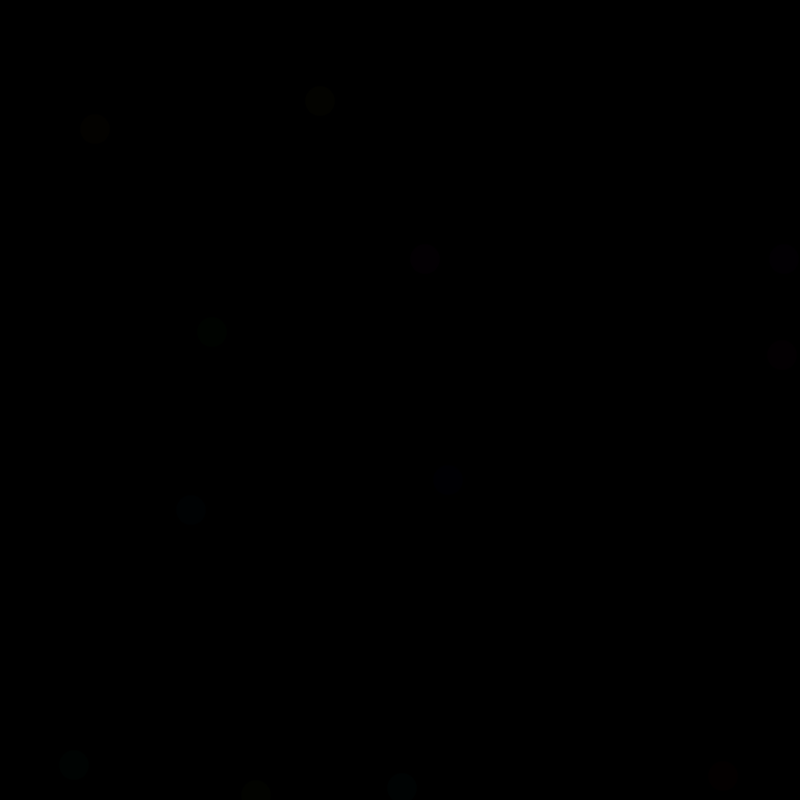
Frame 1 (no input)
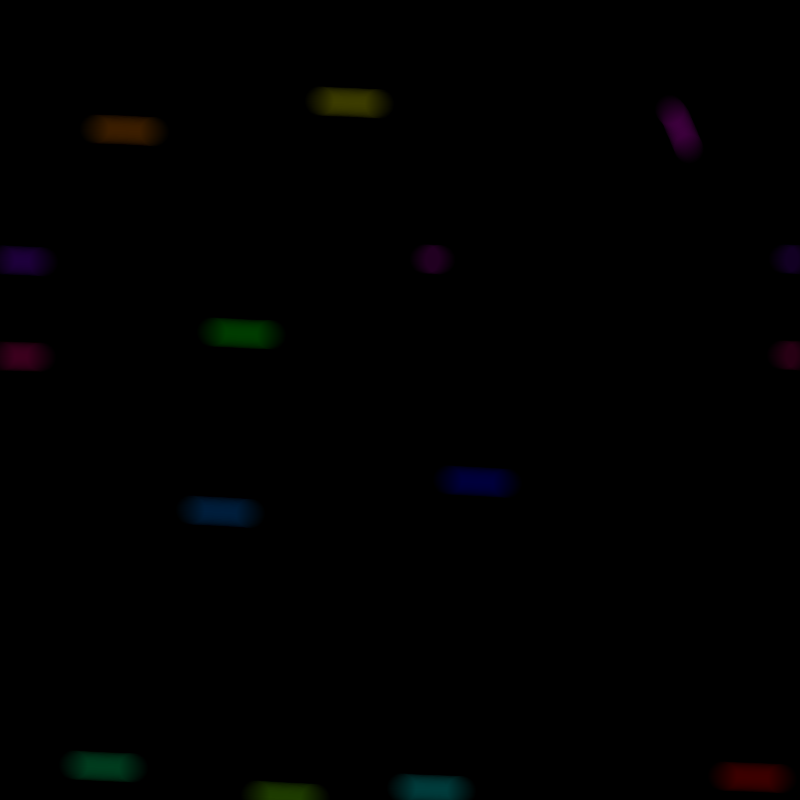
Frame 60 (no input)
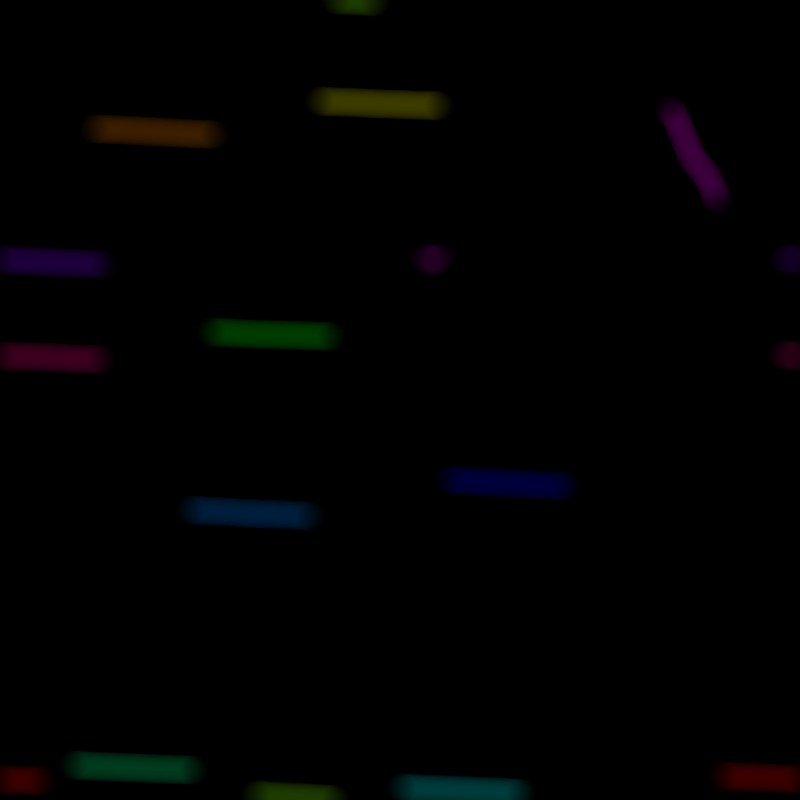
Frame 120 (the mouse pressed at the canvas centre since frame 60)

The p5.js sketch that drew these frames (run headless with seeded random() and noise() and a simulated clock; from frame 60 on, the mouse is pressed at the canvas centre):

// p5.js sketch
// ── sketch.js
const width = 800;
const height = 800;
const fieldSpacing = 15;
const lineLength = 10;
const fields = [];
const diameter = 30

const circles = [
  {
    x: getRandomInts(0, width),
    y: getRandomInts(0, height),
    color: [255,0,0],
    speedMultiplier: Math.random() * 5,
  },
  {
    x: getRandomInts(0, width),
    y: getRandomInts(0, height),
    color: [255,128,0],
    speedMultiplier: Math.random() * 5,
  },
  {
    x: getRandomInts(0, width),
    y: getRandomInts(0, height),
    color: [255,255,0],
    speedMultiplier: Math.random() * 5,
  },
  {
    x: getRandomInts(0, width),
    y: getRandomInts(0, height),
    color: [128,255,0],
    speedMultiplier: Math.random() * 5,
  },
  {
    x: getRandomInts(0, width),
    y: getRandomInts(0, height),
    color: [0,255,0],
    speedMultiplier: Math.random() * 5,
  },
  {
    x: getRandomInts(0, width),
    y: getRandomInts(0, height),
    color: [0,255,128],
    speedMultiplier: Math.random() * 5,
  },
  {
    x: getRandomInts(0, width),
    y: getRandomInts(0, height),
    color: [0,255,255],
    speedMultiplier: Math.random() * 5,
  },
  {
    x: getRandomInts(0, width),
    y: getRandomInts(0, height),
    color: [0,128,255],
    speedMultiplier: Math.random() * 5,
  },
  {
    x: getRandomInts(0, width),
    y: getRandomInts(0, height),
    color: [0,0,255],
    speedMultiplier: Math.random() * 5,
  },
  {
    x: getRandomInts(0, width),
    y: getRandomInts(0, height),
    color: [128,0,255],
    speedMultiplier: Math.random() * 5,
  },
  {
    x: getRandomInts(0, width),
    y: getRandomInts(0, height),
    color: [255,0,255],
    speedMultiplier: Math.random() * 5,
  },
  {
    x: getRandomInts(0, width),
    y: getRandomInts(0, height),
    color: [255,0,128],
    speedMultiplier: Math.random() * 5,
  },
]

const noiseSpeedDivisor = 5;
const noiseScale = 0.05;

function setup() {
  createCanvas(width, height);
  background(0);
  angleMode(DEGREES)
  // blendMode(ADD);
  
  addNewField();

  noStroke();
  circles.forEach((circ) => {
    circ.level = 0
  })
}

function draw() {
  circles.forEach((circ) => {
    fill(circ.color[0], circ.color[1], circ.color[2], 3);

    
    const teleport = Math.random() > 0.999;
    if (teleport) {
      circ.x = getRandomInts(0, height)
      circ.y = getRandomInts(0, height)
      circ.level += 1;
      if (!fields[circ.level]) {
        addNewField();
      }
    } else {
      const angle = fields[circ.level][Math.floor(circ.x)][Math.floor(circ.y)].angle
      circ.x += cos(angle);
      circ.y += sin(angle);
      circ.x = (circ.x + fields[circ.level].length) % fields[circ.level].length
      circ.y = (circ.y + fields[circ.level][0].length) % fields[circ.level][0].length  
    }
    circle(circ.x, circ.y, diameter);
  })
}

/**
 * Gets an array of random numbers between min (inclusive) and max (exclusive)
 * @param {Number} min 
 * @param {Number} max 
 * @param {Number} howManyInts
 */
function getRandomInts(min, max, howManyInts = 1) {
  const numbers = [];
  for (let i = 0; i < howManyInts; i++) {
    numbers.push(Math.floor(Math.random() * (max - min) + min));
  }
  if (numbers.length === 1) {
    return numbers[0];
  }
  return numbers;
}

function addNewField() {
  const field = [];

  const direction = getRandomInts(0, 360)

  for (let x = 0; x < width; x++) {
    field.push([]);
    for (let y = 0; y < height; y++) {
      field[x].push({
        x,
        y,
        angle: noise(x * noiseScale, y * noiseScale, 0) * direction,
      })
    }
  }

  fields.push(field);
}
